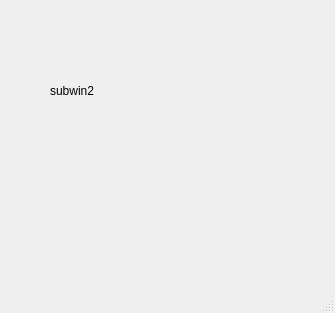
<?xml version="1.0" encoding="UTF-8"?>
<ui version="4.0">
 <class>MainWindow</class>
 <widget class="QMainWindow" name="MainWindow">
  <property name="geometry">
   <rect>
    <x>0</x>
    <y>0</y>
    <width>335</width>
    <height>313</height>
   </rect>
  </property>
  <property name="windowTitle">
   <string>subwin2</string>
  </property>
  <widget class="QWidget" name="centralwidget">
   <widget class="QLabel" name="label">
    <property name="geometry">
     <rect>
      <x>50</x>
      <y>70</y>
      <width>71</width>
      <height>41</height>
     </rect>
    </property>
    <property name="text">
     <string>subwin2</string>
    </property>
   </widget>
  </widget>
  <widget class="QMenuBar" name="menubar">
   <property name="geometry">
    <rect>
     <x>0</x>
     <y>0</y>
     <width>335</width>
     <height>23</height>
    </rect>
   </property>
  </widget>
  <widget class="QStatusBar" name="statusbar"/>
 </widget>
 <resources/>
 <connections/>
</ui>
